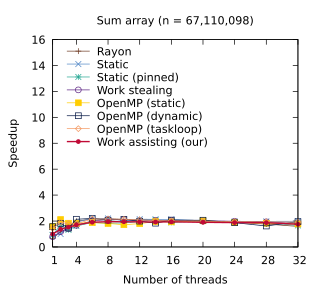

Recreate this plot in gnuplot.
set title "Sum array (n = 67,110,098)"
set terminal pdf size 3.2,2.9
set output "./results/Sum_array_n___67,110,098.pdf"
set key on
set key top left Left reverse
set key samplen 2.5
set xrange [1:32]
set xtics (1, 4, 8, 12, 16, 20, 24, 28, 32)
set xlabel "Number of threads"
set yrange [0:16]
set ylabel "Speedup"
plot './results/Sum_array_n___67,110,098.dat' using 1:2 title "Rayon" pointsize 0.7 lw 1 pt 1 linecolor rgb "#6E3B23" with linespoints, \
  './results/Sum_array_n___67,110,098.dat' using 1:3 title "Static" pointsize 0.7 lw 1 pt 2 linecolor rgb "#5287C6" with linespoints, \
  './results/Sum_array_n___67,110,098.dat' using 1:4 title "Static (pinned)" pointsize 0.7 lw 1 pt 3 linecolor rgb "#24A793" with linespoints, \
  './results/Sum_array_n___67,110,098.dat' using 1:5 title "Work stealing" pointsize 0.7 lw 1 pt 6 linecolor rgb "#5B2182" with linespoints, \
  './results/Sum_array_n___67,110,098.dat' using 1:6 title "OpenMP (static)" pointsize 0.7 lw 1 pt 5 linecolor rgb "#FFCD00" with linespoints, \
  './results/Sum_array_n___67,110,098.dat' using 1:7 title "OpenMP (dynamic)" pointsize 0.7 lw 1 pt 4 linecolor rgb "#001240" with linespoints, \
  './results/Sum_array_n___67,110,098.dat' using 1:8 title "OpenMP (taskloop)" pointsize 0.7 lw 1 pt 12 linecolor rgb "#F3965E" with linespoints, \
  './results/Sum_array_n___67,110,098.dat' using 1:9 title "Work assisting (our)" pointsize 0.4 lw 2 pt 7 linecolor rgb "#C00A35" with linespoints
